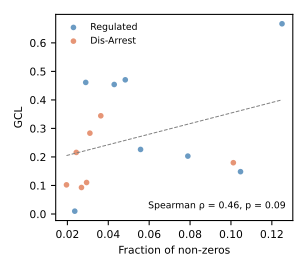

Reproduce this figure in Python.
"""GCL vs fraction of non-zero entries, coloured by category."""
import matplotlib.pyplot as plt
import numpy as np
import pandas as pd
from scipy import stats
import os

fsize = 10
root_dir = os.path.dirname(os.path.dirname(os.getcwd()))
REG_COLOR = 'steelblue'
DIS_COLOR = '#E07B54'

data = pd.read_csv(os.path.join(root_dir, 'results', 'data_metrics', 'data_metricsGCL.csv'), index_col=0)
to_exclude = ['adam_matrix_filtered.csv', 'deb_Ec_CDS_untreated.csv', 'deb_KP_CDS_untreated.csv']
data = data[~data['file_name'].isin(to_exclude)].dropna(subset=['GCL'])
x, y = data['fraction_non-zero'], data['GCL']

fig, ax = plt.subplots(figsize=(3.2, 2.8))
for cat, color, label in [('r', REG_COLOR, 'Regulated'), ('d', DIS_COLOR, 'Dis-Arrest')]:
    sub = data[data['category'] == cat]
    ax.scatter(sub['fraction_non-zero'], sub['GCL'], color=color, s=18, alpha=0.8,
               edgecolors='none', label=label)
slope, intercept = np.polyfit(x, y, 1)
xx = np.linspace(x.min(), x.max(), 50)
ax.plot(xx, slope * xx + intercept, color='grey', lw=0.75, ls='--')
rho, p_s = stats.spearmanr(x, y)
r, p_p = stats.pearsonr(x, y)
print(f'n={len(data)}, Spearman rho={rho:.3f} p={p_s:.4f}; Pearson r={r:.3f} p={p_p:.4f}')
ax.text(0.97, 0.05, f'Spearman ρ = {rho:.2f}, p = {p_s:.2f}', transform=ax.transAxes,
        ha='right', va='bottom', fontsize=fsize - 3)
ax.set_xlabel('Fraction of non-zeros', fontsize=fsize - 2)
ax.set_ylabel('GCL', fontsize=fsize - 2)
ax.tick_params(axis='both', which='major', labelsize=fsize - 2)
ax.legend(fontsize=fsize - 3, frameon=False, loc='upper left')
fig.tight_layout()
fig.savefig('gcl_vs_fnz.svg')
fig.savefig('gcl_vs_fnz_preview.png', dpi=300)
